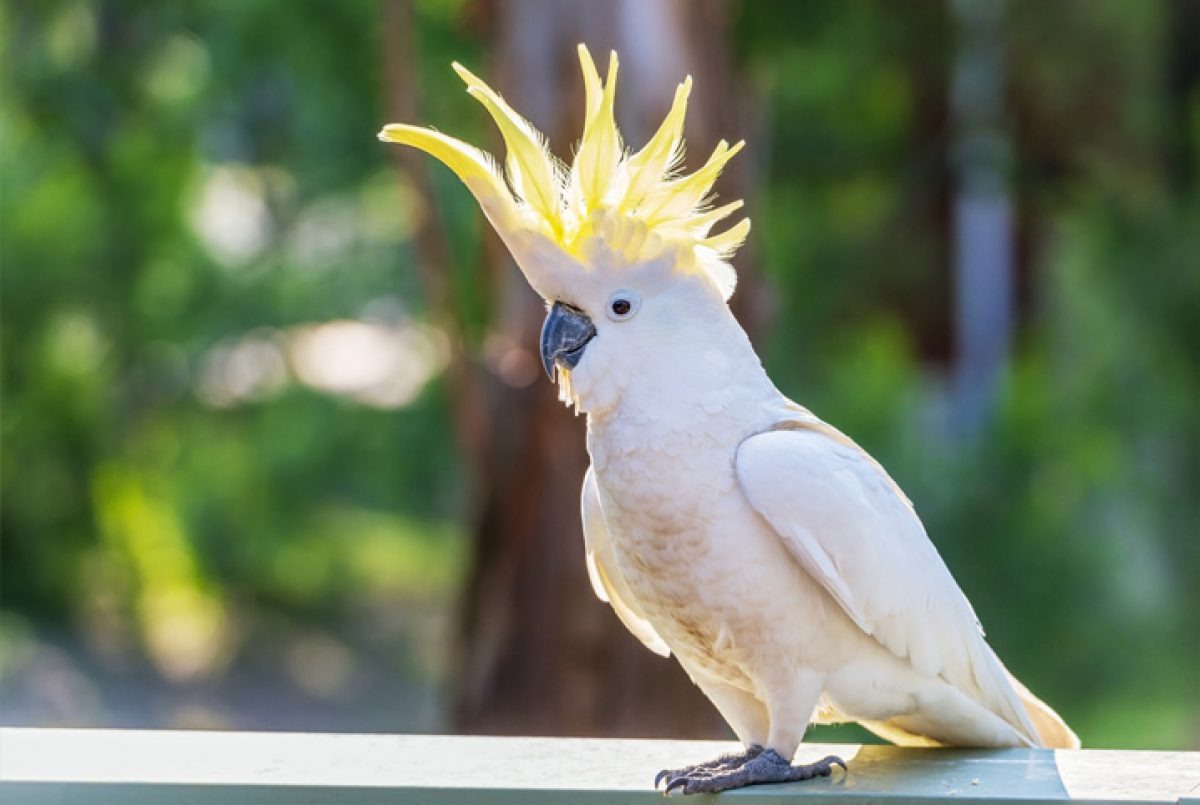
#> input picture Computacao_Grafica/convolucao/passaro.jpg, 1200 x 805 px
$ python main.py
#> lines starting #> are read from the running program, lines starting #| are printed output that depends on the picture
import cv2
import numpy as np
import math


def filterImage(image):
    k = np.ones((3, 3))
    k[1][1] = np.sum(k)
    h, w = image.shape[:2]
    filtro = np.zeros((h, w))

    for i in range(h-1):
        for j in range(w-1):
            filtro[i][j] = (image[i-1][j-1] * k[0][0] + image[i-1][j] * k[0][1] + image[i-1][j+1] * k[0][2] +\
                              image[i][j-1] * k[1][0] + image[i][j] * k[1][1] + image[i][j+1] * k[1][2] +\
                              image[i+1][j-1] * k[2][0] + image[i+1][j] * k[2][1] + image[i+1][j+1] * k[2][2]) / 17

    return filtro.astype("uint8")


image = cv2.imread("passaro.jpg", 0)
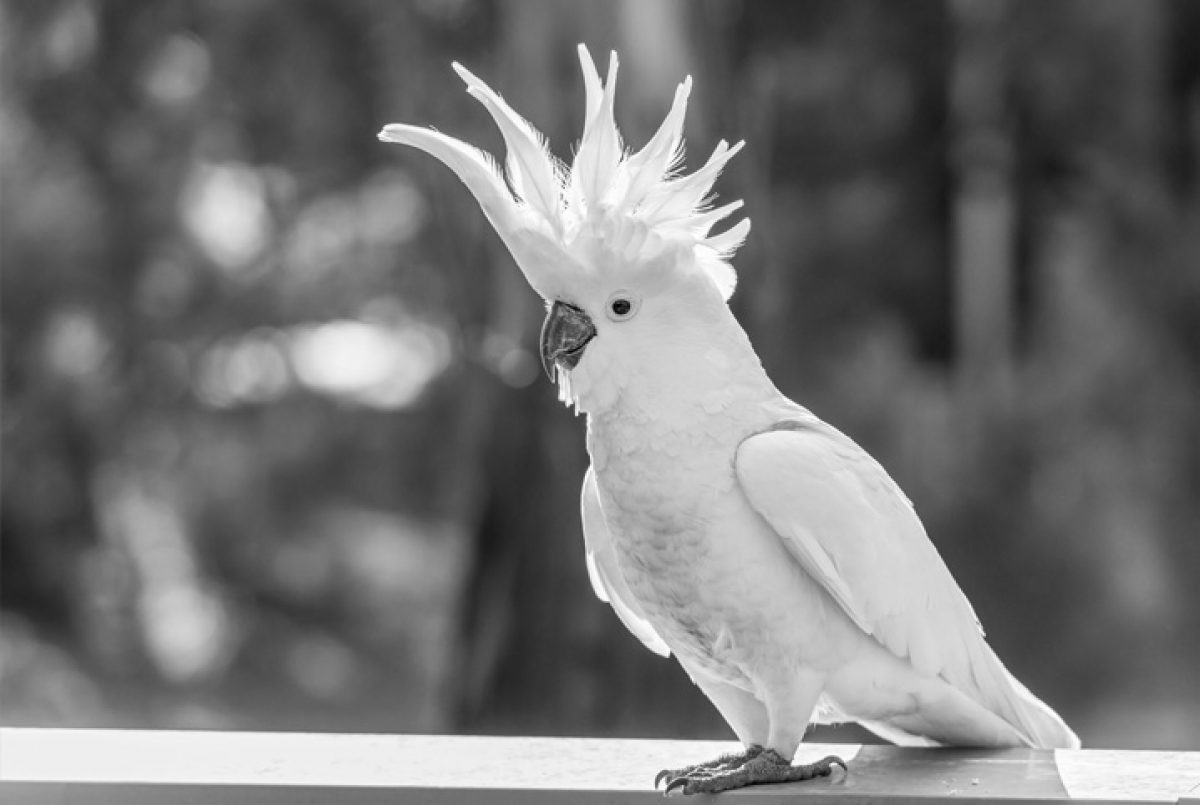
#> image: shape (805, 1200); min 0, max 255, mean 116.3

filtered = filterImage(image)
cv2.imshow("Imagem Original", image)
cv2.imshow("Imagem Filtrada", filtered)
cv2.waitKey(0)
